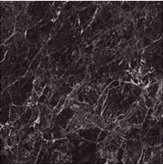
#> input picture PercepcionComputacional/images/marmol.png, 163 x 165 px
$ jupyter execute OperacionesElementales.ipynb   (older library calls are emulated)
#> lines starting #> are read from the running program, lines starting #| are printed output that depends on the picture
[cell 1]
import math
import numpy as np
import skimage.io as io
import matplotlib.pyplot as plt
from skimage.feature import greycomatrix, greycoprops
from skimage.util import img_as_ubyte

[cell 2]
def imshow(img):
    fig, ax = plt.subplots(figsize=(7, 7))
    # El comando que realmente muestra la imagen
    ax.imshow(img,cmap=plt.cm.gray)
    # Para evitar que aparezcan los números en los ejes
    ax.set_xticks([]), ax.set_yticks([])
    plt.show()

[cell 3]
img_marmol = io.imread(fname="images/marmol.png",as_gray=True)
#> img_marmol: shape (165, 163) float64; min 0.00949, max 0.997, mean 0.194
imshow(img_marmol)

Operadores Punto a Punto

Negativo

[cell 4]
from skimage import util
negative = util.invert(img_marmol)
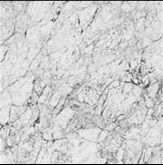
#> negative: shape (165, 163) float64; min 0.00281, max 0.991, mean 0.806
imshow(negative)

[cell 5]
log = np.log(img_marmol)
imshow(log)

[cell 6]
import numpy as np
base = 0.1
log = np.log(img_marmol) / np.log(base)
imshow(log)

Potencia

[cell 7]
img_pot = np.power(img_marmol,5)
imshow(img_pot)

[cell 8]
img_pot = pow(img_marmol,0.12)
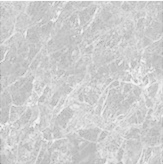
#> img_pot: shape (165, 163) float64; min 0.572, max 1, mean 0.811
imshow(img_pot)

[cell 9]
img_pot = pow(img_marmol,0.00012)
imshow(img_pot)

Ajuste basado en el histograma.

Probability Distribution Function (or PDF).

[cell 10]
img_marmol = io.imread(fname="images/marmol.png",as_gray=True)
plt.hist(img_marmol.ravel(), bins=256, histtype='step', color='black')
plt.show()

CPF

[cell 11]
plt.hist(img_marmol.ravel(), bins=256, histtype='step', color='black',cumulative=True)
plt.show()

[cell 12]
hist, bin_edges = np.histogram(img_marmol.ravel(),  density=True)
#> hist = [1.3, 5.67, 2.14, 0.622, 0.186, 0.0553, 0.023, 0.00565, 0.0591, 0.0625]; bin_edges = [0.00949, 0.108, 0.207, 0.306, 0.405, 0.503, 0.602, 0.701, 0.8, 0.898, 0.997]

[cell 13]
import matplotlib
import matplotlib.pyplot as plt
import numpy as np

from skimage import data, img_as_float
from skimage import exposure

matplotlib.rcParams['font.size'] = 8


def plot_img_and_hist(image, axes, bins=256):
    """Plot an image along with its histogram and cumulative histogram.

    """
    image = img_as_float(image)
    ax_img, ax_hist = axes
    ax_cdf = ax_hist.twinx()

    # Display image
    ax_img.imshow(image, cmap=plt.cm.gray)
    ax_img.set_axis_off()

    # Display histogram
    ax_hist.hist(image.ravel(), bins=bins, histtype='step', color='black')
    ax_hist.ticklabel_format(axis='y', style='scientific', scilimits=(0, 0))
    ax_hist.set_xlabel('Pixel intensity')
    ax_hist.set_xlim(0, 1)
    ax_hist.set_yticks([])

    # Display cumulative distribution
    img_cdf, bins = exposure.cumulative_distribution(image, bins)
    ax_cdf.plot(bins, img_cdf, 'r')
    ax_cdf.set_yticks([])

    return ax_img, ax_hist, ax_cdf


# Load an example image
img = data.moon()
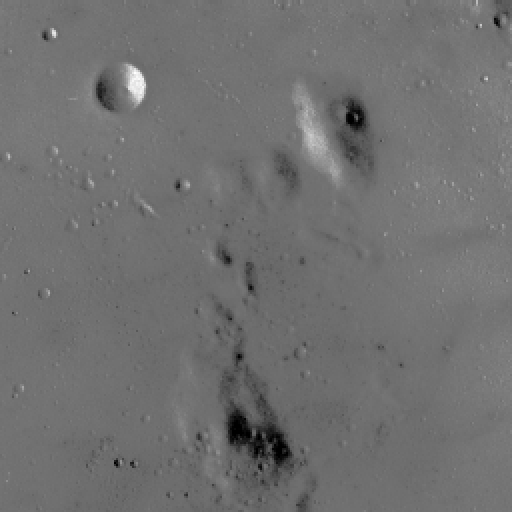
#> input picture skimage.data.moon(), 512 x 512 px
#> img is the input picture: shape (512, 512); min 0, max 255, mean 112.2

# Gamma
gamma_corrected = exposure.adjust_gamma(img, 2)

# Logarithmic
logarithmic_corrected = exposure.adjust_log(img, 1)
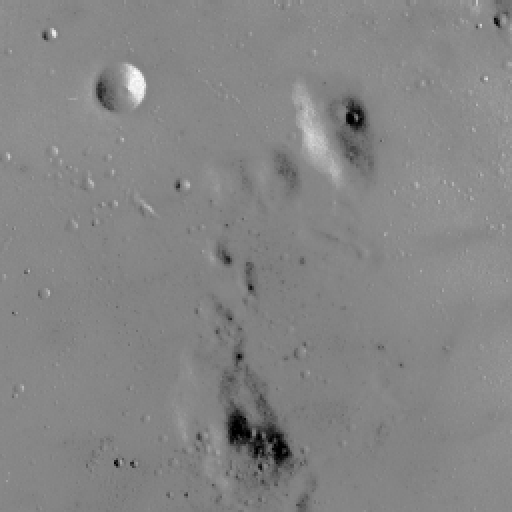
#> logarithmic_corrected: shape (512, 512); min 0, max 255, mean 133

# Display results
fig = plt.figure(figsize=(8, 5))
axes = np.zeros((2, 3), dtype=np.object)
axes[0, 0] = plt.subplot(2, 3, 1)
axes[0, 1] = plt.subplot(2, 3, 2, sharex=axes[0, 0], sharey=axes[0, 0])
axes[0, 2] = plt.subplot(2, 3, 3, sharex=axes[0, 0], sharey=axes[0, 0])
axes[1, 0] = plt.subplot(2, 3, 4)
axes[1, 1] = plt.subplot(2, 3, 5)
axes[1, 2] = plt.subplot(2, 3, 6)

ax_img, ax_hist, ax_cdf = plot_img_and_hist(img, axes[:, 0])
#> in plot_img_and_hist, `img_cdf, bins = exposure.cumulative_distribution(image, bins)`: img_cdf = 256 values from 0.000916 to 1; bins = 256 values from 0.00195 to 0.998
ax_img.set_title('Low contrast image')

y_min, y_max = ax_hist.get_ylim()
#> y_min = 0; y_max = 24460.8
ax_hist.set_ylabel('Number of pixels')
ax_hist.set_yticks(np.linspace(0, y_max, 5))

ax_img, ax_hist, ax_cdf = plot_img_and_hist(gamma_corrected, axes[:, 1])
ax_img.set_title('Gamma correction')

ax_img, ax_hist, ax_cdf = plot_img_and_hist(logarithmic_corrected, axes[:, 2])
ax_img.set_title('Logarithmic correction')

ax_cdf.set_ylabel('Fraction of total intensity')
ax_cdf.set_yticks(np.linspace(0, 1, 5))

# prevent overlap of y-axis labels
fig.tight_layout()
plt.show()
#> figure, not shown here; panel 9: curve peaks at x = 0.998, y = 1

[cell 14]
import matplotlib.pyplot as plt

from skimage import data
from skimage import exposure
from skimage.exposure import match_histograms

reference = data.coffee()
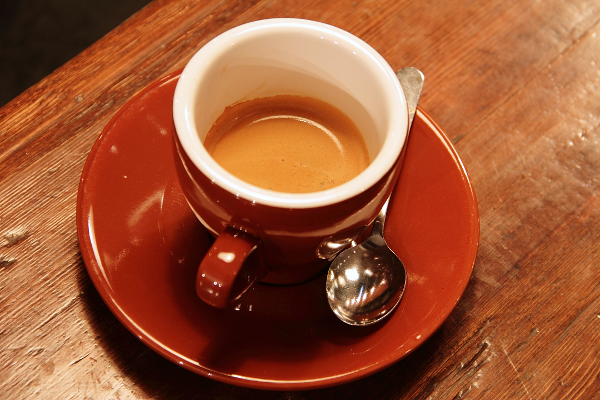
#> input picture skimage.data.coffee(), 600 x 400 px
#> reference is the input picture: shape (400, 600, 3); mean R, G, B 158.6, 85.8, 51.5
image = data.chelsea()
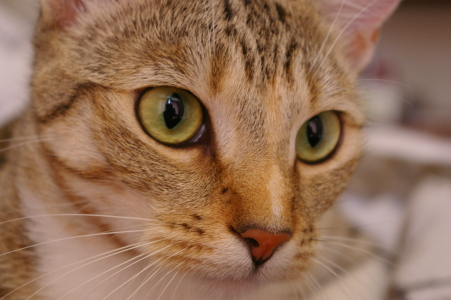
#> input picture skimage.data.chelsea(), 451 x 300 px
#> image is the input picture: shape (300, 451, 3); mean R, G, B 147.7, 111.4, 86.8

matched = match_histograms(image, reference, multichannel=True)
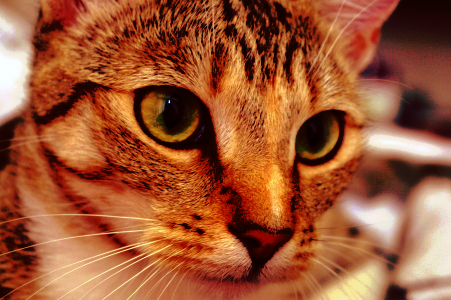
#> matched: shape (300, 451, 3); mean R, G, B 158.6, 85.8, 51.1

fig, (ax1, ax2, ax3) = plt.subplots(nrows=1, ncols=3, figsize=(8, 3),
                                    sharex=True, sharey=True)
for aa in (ax1, ax2, ax3):
    aa.set_axis_off()

ax1.imshow(image)
ax1.set_title('Source')
ax2.imshow(reference)
ax2.set_title('Reference')
ax3.imshow(matched)
ax3.set_title('Matched')

plt.tight_layout()
plt.show()
fig, axes = plt.subplots(nrows=3, ncols=3, figsize=(8, 8))


for i, img in enumerate((image, reference, matched)):
    for c, c_color in enumerate(('red', 'green', 'blue')):
        img_hist, bins = exposure.histogram(img[..., c], source_range='dtype')
        axes[c, i].plot(bins, img_hist / img_hist.max())
        img_cdf, bins = exposure.cumulative_distribution(img[..., c])
        axes[c, i].plot(bins, img_cdf)
        axes[c, 0].set_ylabel(c_color)
#> this loop made 3 passes

axes[0, 0].set_title('Source')
axes[0, 1].set_title('Reference')
axes[0, 2].set_title('Matched')

plt.tight_layout()
plt.show()
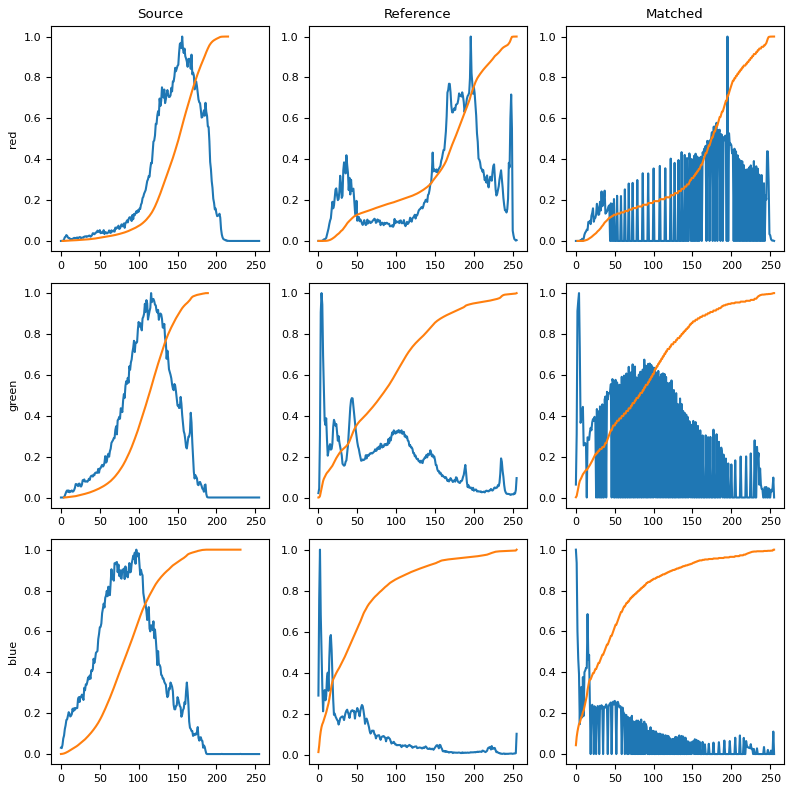
#> figure drawn by matplotlib, 9 panels; panel 1: curve peaks at x = 156, y = 1; panel 1: curve peaks at x = 215, y = 1; panel 2: curve peaks at x = 196, y = 1; panel 2: curve peaks at x = 255, y = 1

[cell 15]
import cv2
import matplotlib.pyplot as plt
image = cv2.imread("images/marmol.png")
#> image is the input picture: shape (165, 163, 3); mean B, G, R 50.9, 47, 57.8
###############
# Histogram Equalization
channels = cv2.split(image)
eq_channels = []
for ch, color in zip(channels, ['B', 'G', 'R']):
    eq_channels.append(cv2.equalizeHist(ch))
#> this loop made 3 passes
#> color on passes 1 to 3: 'B', 'G', 'R'
#> after the loop, eq_channels = 3 items
eq_image = cv2.merge(eq_channels)
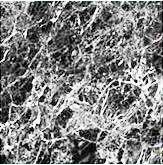
#> eq_image: shape (165, 163, 3); mean of channels 0, 1, 2 129.7, 129.5, 129.6; drawn as B, G, R
cv2.namedWindow("Original", cv2.WINDOW_AUTOSIZE)
cv2.namedWindow("Equalized Image", cv2.WINDOW_AUTOSIZE)
cv2.imshow("Original", image)
cv2.imshow("Equalized Image", eq_image)
cv2.waitKey()
cv2.destroyAllWindows()
############
# Plot histogram for equalized image
# show Histogram
channels = ('b', 'g', 'r')
# we now separate the colors and plot each in the Histogram
for i, color in enumerate(channels):
    histogram = cv2.calcHist([eq_image], [i], None, [256], [0, 256])
    plt.plot(histogram, color=color)
    plt.xlim([0, 256])
plt.show()
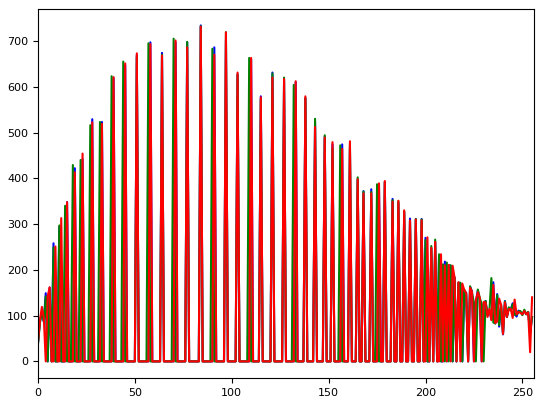
#> figure drawn by matplotlib, 1 panel; curve peaks at x = 84, y = 734; curve peaks at x = 84, y = 732; curve peaks at x = 84, y = 731
